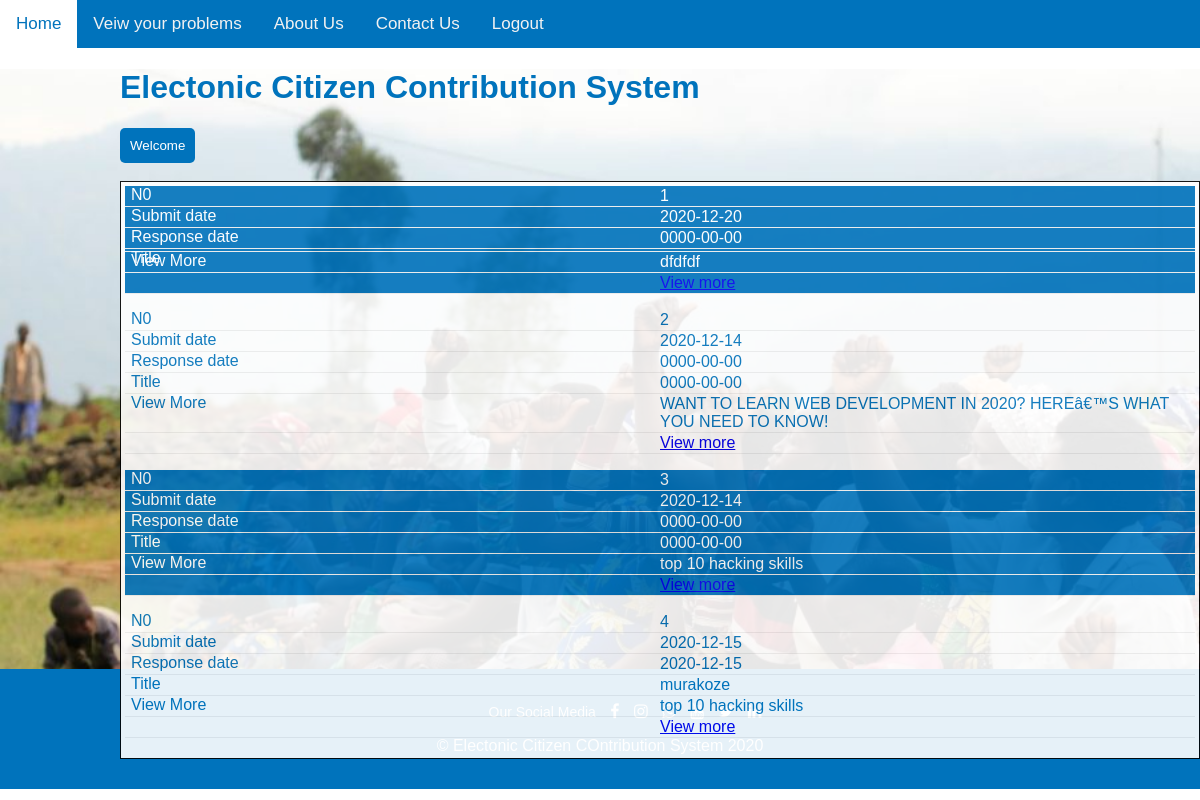
The app's page /ICC/plobs.php (signed in) with its own data.
### tables this page shows
CREATE TABLE `prob` (
  `pid` int(11) NOT NULL,
  `content` varchar(1500) DEFAULT NULL,
  `dates` date DEFAULT NULL,
  `uid` int(11) DEFAULT NULL,
  `uid2` int(11) NOT NULL,
  `provice` varchar(250) NOT NULL,
  `district` varchar(230) NOT NULL,
  `sector` varchar(200) NOT NULL,
  `title` varchar(250) NOT NULL,
  `respo` varchar(1200) NOT NULL,
  `redate` date NOT NULL
);

### ICC/plobs.php (the view, shortened to what this page needs)
<?php
require_once('dbcon.php');
   if ($_SESSION['id']==0) {
  header('location:logout.php');
  } else{
?>
<!DOCTYPE html>
<html>
<head>
<link rel="stylesheet" href="https://cdnjs.cloudflare.com/ajax/libs/font-awesome/4.7.0/css/font-awesome.min.css">
<link rel="stylesheet" type="text/css" href="style.css">
</head>
<body>
<div class="topnav" id="myTopnav">
  <a href="dashboard.php" >Home</a>
  <a href="">Veiw your problems</a>
  <a href="#about">About Us</a>
  <a href="">Contact Us</a>
   <a href="logout.php">Logout</a>
  <br>
</div>
<div  class="cld">
  <h1>Electonic Citizen Contribution System</h1>
  <button>Welcome</button><br><br>
  <div style="margin-left: 10%; ">
    <table role="table" style="background-color: white; opacity: 0.9; color: #0073bc;  ">
  <tbody role="rowgroup">
    <?php
    $op = $_SESSION['id'];
    $ret=mysqli_query($con,"select * from prob where uid2 = '$op' ");
                $cnt=1;
                while($row=mysqli_fetch_array($ret))
                {?>
    <tr role="row">
      <td role="cell"><?php echo $cnt;?></td>
      <td role="cell"><?php echo $row['dates'];?></td>
      <td role="cell"><?php echo $row['redate'];?></td>
       <td role="cell"><?php echo $row['respo'];?></td>
      <td role="cell"><?php echo $row['title'];?></td>
      <td role="cell"><a href="#">View more</a></td>
    </tr>
    <?php $cnt=$cnt+1; }?>
  </tbody>
</table>
  </div>
</div>
<footer><center><br>
  <ul >
    <li>Our Social Media</li>
  </ul>
  <p> &copy; Electonic Citizen COntribution System 2020</p></center>
  <br>
</footer>
</body>
</html>
<?php
}
 ?>

### ICC/style.css (style rules this page uses)
body { margin: 0; font-family: Arial, Helvetica, sans-serif; }
.topnav { overflow: hidden; background-color: #0073bc; }
.topnav a { float: left; display: block; color: #f2f2f2; text-align: center; padding: 14px 16px; text-decoration: none; font-size: 17px; }
.cld { background: url("home_img2.jpg") no-repeat fixed; background-size: cover; height: 600px; }
footer { background-color: #0073bc; }
footer ul li { color: white; padding-left: 10px; font-size: 14px; display: inline; }
footer p { color: white; }
.cld h1 { margin-left: 10%; color: #0073bc; }
.cld button { padding: 10px; margin-left: 10%; background-color: #0073bc; color: white; border: none; border-radius: 5px; }
table { border-collapse: collapse; padding: 4px; font-family: arial; }
table, th, td { border: 1px solid black; }
@media only screen 
    and (max-width: 760px), (min-device-width: 768px) 
    and (max-device-width: 1024px) { table, thead, tbody, th, td, tr { display: block; } }
@media only screen 
    and (max-width: 760px), (min-device-width: 768px) 
    and (max-device-width: 1024px) { tr { margin: 0 0 1rem 0; } }
@media only screen 
    and (max-width: 760px), (min-device-width: 768px) 
    and (max-device-width: 1024px) { tr:nth-child(odd) { background: #0073bc; color: white; } }
@media only screen 
    and (max-width: 760px), (min-device-width: 768px) 
    and (max-device-width: 1024px) { td { border: none; border-bottom: 1px solid #eee; position: relative; padding-left: 50%; } }
@media only screen 
    and (max-width: 760px), (min-device-width: 768px) 
    and (max-device-width: 1024px) { td:before { position: absolute; top: 0; left: 6px; width: 45%; padding-right: 10px; white-space: nowrap; } }
@media only screen 
    and (max-width: 760px), (min-device-width: 768px) 
    and (max-device-width: 1024px) { td:nth-of-type(1):before { content: "N0"; } }
@media only screen 
    and (max-width: 760px), (min-device-width: 768px) 
    and (max-device-width: 1024px) { td:nth-of-type(2):before { content: "Submit date"; } }
@media only screen 
    and (max-width: 760px), (min-device-width: 768px) 
    and (max-device-width: 1024px) { td:nth-of-type(3):before { content: "Response date"; } }
@media only screen 
    and (max-width: 760px), (min-device-width: 768px) 
    and (max-device-width: 1024px) { td:nth-of-type(4):before { content: "Title"; } }
@media only screen 
    and (max-width: 760px), (min-device-width: 768px) 
    and (max-device-width: 1024px) { td:nth-of-type(5):before { content: "View More"; } }

### records on screen
prob: dates "2020-12-20", redate "0000-00-00", title "dfdfdf"
prob: dates "2020-12-14", redate "0000-00-00", respo "0000-00-00", title "WANT TO LEARN WEB DEVELOPMENT IN 2020? HEREâ€™S WHAT YOU NEED TO KNOW!"
prob: dates "2020-12-14", redate "0000-00-00", respo "0000-00-00", title "top 10 hacking skills"
prob: dates "2020-12-15", redate "2020-12-15", respo "murakoze", title "top 10 hacking skills"
